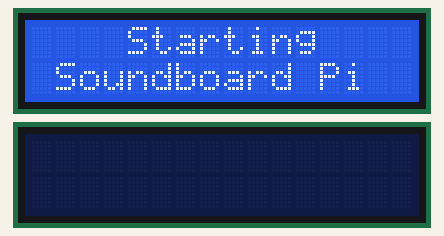
Simulated run of this program. Board: Raspberry Pi (BCM pin numbers). Parts: 2 × 16×2 character LCD. What the program prints to the terminal is not drawn.

Above: at 0.2 s.
At 3.5 s:
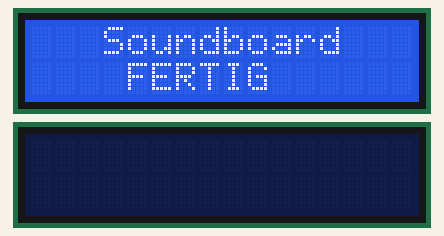
At 4.29 s:
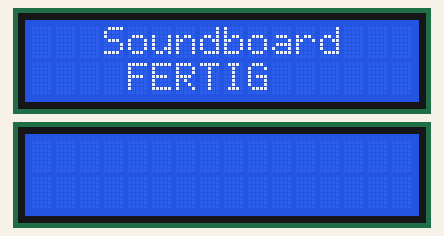

The program:

soundboard_template.py
```python
# The wiring for the LCD is as follows:
# 1 : GND
# 2 : 5V
# 3 : Contrast (0-5V)*
# 4 : RS (Register Select)
# 5 : R/W (Read Write)       - GROUND THIS PIN
# 6 : Enable or Strobe
# 7 : Data Bit 0             - NOT USED
# 8 : Data Bit 1             - NOT USED
# 9 : Data Bit 2             - NOT USED
# 10: Data Bit 3             - NOT USED
# 11: Data Bit 4
# 12: Data Bit 5
# 13: Data Bit 6
# 14: Data Bit 7
# 15: LCD Backlight +5V**
# 16: LCD Backlight GND

#import
import RPi.GPIO as GPIO
import pygame.mixer
import smbus
import time
import os

# Define GPIO to LCD mapping
LCD_RS = 7
LCD_E  = 8
LCD_D4 = 25
LCD_D5 = 24
LCD_D6 = 23
LCD_D7 = 18

# Define some device constants
LCD_WIDTH = 16    # Maximum characters per line
LCD_CHR = True
LCD_CMD = False

LCD_LINE_1 = 0x80 # LCD RAM address for the 1st line
LCD_LINE_2 = 0xC0 # LCD RAM address for the 2nd line

# Timing constants
E_PULSE = 0.0005
E_DELAY = 0.0005

# Sound Mixer
pygame.mixer.init(44100, -16, 1, 1024)
pygame.mixer.set_num_channels(72)

# Sound Files
soundChannels = [
  pygame.mixer.Channel(0),
  pygame.mixer.Channel(1),
  pygame.mixer.Channel(2),
  pygame.mixer.Channel(3),
  pygame.mixer.Channel(4),
  pygame.mixer.Channel(5),
  pygame.mixer.Channel(6),
  pygame.mixer.Channel(7),
  pygame.mixer.Channel(8),
  pygame.mixer.Channel(9),
  pygame.mixer.Channel(10),
  pygame.mixer.Channel(11),
  pygame.mixer.Channel(12),
  pygame.mixer.Channel(13),
  pygame.mixer.Channel(14),
  pygame.mixer.Channel(15),
  pygame.mixer.Channel(16),
  pygame.mixer.Channel(17),
  pygame.mixer.Channel(18),
  pygame.mixer.Channel(19),
  pygame.mixer.Channel(20),
  pygame.mixer.Channel(21),
  pygame.mixer.Channel(22),
  pygame.mixer.Channel(23),
  pygame.mixer.Channel(24),
  pygame.mixer.Channel(25),
  pygame.mixer.Channel(26),
  pygame.mixer.Channel(27),
  pygame.mixer.Channel(28),
  pygame.mixer.Channel(29),
  pygame.mixer.Channel(30),
  pygame.mixer.Channel(31),
  pygame.mixer.Channel(32),
  pygame.mixer.Channel(33),
  pygame.mixer.Channel(34),
  pygame.mixer.Channel(35),
  pygame.mixer.Channel(36),
  pygame.mixer.Channel(37),
  pygame.mixer.Channel(38),
  pygame.mixer.Channel(39),
  pygame.mixer.Channel(40),
  pygame.mixer.Channel(41),
  pygame.mixer.Channel(42),
  pygame.mixer.Channel(43),
  pygame.mixer.Channel(44),
  pygame.mixer.Channel(45),
  pygame.mixer.Channel(46),
  pygame.mixer.Channel(47),
  pygame.mixer.Channel(48),
  pygame.mixer.Channel(49),
  pygame.mixer.Channel(50),
  pygame.mixer.Channel(51),
  pygame.mixer.Channel(52),
  pygame.mixer.Channel(53),
  pygame.mixer.Channel(54),
  pygame.mixer.Channel(55),
  pygame.mixer.Channel(56),
  pygame.mixer.Channel(57),
  pygame.mixer.Channel(58),
  pygame.mixer.Channel(59),
  pygame.mixer.Channel(60),
  pygame.mixer.Channel(61),
  pygame.mixer.Channel(62),
  pygame.mixer.Channel(63),
  pygame.mixer.Channel(64),
  pygame.mixer.Channel(65),
  pygame.mixer.Channel(66),
  pygame.mixer.Channel(67),
  pygame.mixer.Channel(68),
  pygame.mixer.Channel(69),
  pygame.mixer.Channel(70),
  pygame.mixer.Channel(71)
]

sounds = [
  pygame.mixer.Sound("Mathemann_DrSchaedel_Lachen.wav"),
  pygame.mixer.Sound("CantinaBand_Text.wav"),
  pygame.mixer.Sound("PLACEHOLDER.wav"),
  pygame.mixer.Sound("PLACEHOLDER.wav"),
  pygame.mixer.Sound("PLACEHOLDER.wav"),
  pygame.mixer.Sound("PLACEHOLDER.wav"),
  pygame.mixer.Sound("PLACEHOLDER.wav"),
  pygame.mixer.Sound("PLACEHOLDER.wav"),
  pygame.mixer.Sound("PLACEHOLDER.wav"),
  pygame.mixer.Sound("PLACEHOLDER.wav"),
  pygame.mixer.Sound("PLACEHOLDER.wav"),
  pygame.mixer.Sound("PLACEHOLDER.wav"),
  pygame.mixer.Sound("PLACEHOLDER.wav"),
  pygame.mixer.Sound("PLACEHOLDER.wav"),
  pygame.mixer.Sound("PLACEHOLDER.wav"),
  pygame.mixer.Sound("PLACEHOLDER.wav"),
  pygame.mixer.Sound("PLACEHOLDER.wav"),
  pygame.mixer.Sound("PLACEHOLDER.wav"),
  pygame.mixer.Sound("PLACEHOLDER.wav"),
  pygame.mixer.Sound("PLACEHOLDER.wav"),
  pygame.mixer.Sound("PLACEHOLDER.wav"),
  pygame.mixer.Sound("PLACEHOLDER.wav"),
  pygame.mixer.Sound("PLACEHOLDER.wav"),
  pygame.mixer.Sound("PLACEHOLDER.wav"),
  pygame.mixer.Sound("Elektriker.wav"),
  pygame.mixer.Sound("Hundi.wav"),
  pygame.mixer.Sound("PitschiPopo.wav"),
  pygame.mixer.Sound("PLACEHOLDER.wav"),
  pygame.mixer.Sound("PLACEHOLDER.wav"),
  pygame.mixer.Sound("PLACEHOLDER.wav"),
  pygame.mixer.Sound("Ich bin eine Biene.wav"),
  pygame.mixer.Sound("Du wirst Gefickt.wav"),
  pygame.mixer.Sound("PLACEHOLDER.wav"),
  pygame.mixer.Sound("PLACEHOLDER.wav"),
  pygame.mixer.Sound("PLACEHOLDER.wav"),
  pygame.mixer.Sound("PLACEHOLDER.wav"),
  pygame.mixer.Sound("PLACEHOLDER.wav"),
  pygame.mixer.Sound("PLACEHOLDER.wav"),
  pygame.mixer.Sound("PLACEHOLDER.wav"),
  pygame.mixer.Sound("PLACEHOLDER.wav"),
  pygame.mixer.Sound("PLACEHOLDER.wav"),
  pygame.mixer.Sound("PLACEHOLDER.wav"),
  pygame.mixer.Sound("PLACEHOLDER.wav"),
  pygame.mixer.Sound("PLACEHOLDER.wav"),
  pygame.mixer.Sound("PLACEHOLDER.wav"),
  pygame.mixer.Sound("PLACEHOLDER.wav"),
  pygame.mixer.Sound("PLACEHOLDER.wav"),
  pygame.mixer.Sound("PLACEHOLDER.wav"),
  pygame.mixer.Sound("Queffi-OHO_1.wav"),
  pygame.mixer.Sound("Queffi-OHO_2.wav"),
  pygame.mixer.Sound("Queffi-NEIN.wav"),
  pygame.mixer.Sound("PLACEHOLDER.wav"),
  pygame.mixer.Sound("PLACEHOLDER.wav"),
  pygame.mixer.Sound("PLACEHOLDER.wav"),
  pygame.mixer.Sound("PLACEHOLDER.wav"),
  pygame.mixer.Sound("PLACEHOLDER.wav"),
  pygame.mixer.Sound("PLACEHOLDER.wav"),
  pygame.mixer.Sound("PLACEHOLDER.wav"),
  pygame.mixer.Sound("PLACEHOLDER.wav"),
  pygame.mixer.Sound("PLACEHOLDER.wav"),
  pygame.mixer.Sound("PLACEHOLDER.wav"),
  pygame.mixer.Sound("PLACEHOLDER.wav"),
  pygame.mixer.Sound("PLACEHOLDER.wav"),
  pygame.mixer.Sound("PLACEHOLDER.wav"),
  pygame.mixer.Sound("PLACEHOLDER.wav"),
  pygame.mixer.Sound("PLACEHOLDER.wav"),
  pygame.mixer.Sound("PLACEHOLDER.wav"),
  pygame.mixer.Sound("PLACEHOLDER.wav"),
  pygame.mixer.Sound("PLACEHOLDER.wav"),
  pygame.mixer.Sound("PLACEHOLDER.wav"),
  pygame.mixer.Sound("PLACEHOLDER.wav"),
  pygame.mixer.Sound("PLACEHOLDER.wav")
]

soundnames = [
  "Mathemann_DrSchaedel_Lachen",
  "CantinaBand_Text",
  "PLACEHOLDER",
  "PLACEHOLDER",
  "PLACEHOLDER",
  "PLACEHOLDER",
  "PLACEHOLDER",
  "PLACEHOLDER",
  "PLACEHOLDER",
  "PLACEHOLDER",
  "PLACEHOLDER",
  "PLACEHOLDER",
  "PLACEHOLDER",
  "PLACEHOLDER",
  "PLACEHOLDER",
  "PLACEHOLDER",
  "PLACEHOLDER",
  "PLACEHOLDER",
  "PLACEHOLDER",
  "PLACEHOLDER",
  "PLACEHOLDER",
  "PLACEHOLDER",
  "PLACEHOLDER",
  "PLACEHOLDER",
  "Elektriker",
  "Hundi",
  "PitschiPopo",
  "PLACEHOLDER",
  "PLACEHOLDER",
  "PLACEHOLDER",
  "Ich bin eine Biene",
  "Du wirst Gefickt",
  "PLACEHOLDER",
  "PLACEHOLDER",
  "PLACEHOLDER",
  "PLACEHOLDER",
  "PLACEHOLDER",
  "PLACEHOLDER",
  "PLACEHOLDER",
  "PLACEHOLDER",
  "PLACEHOLDER",
  "PLACEHOLDER",
  "PLACEHOLDER",
  "PLACEHOLDER",
  "PLACEHOLDER",
  "PLACEHOLDER",
  "PLACEHOLDER",
  "PLACEHOLDER",
  "Queffi-OHO_1",
  "Queffi-OHO_2",
  "Queffi-NEIN",
  "PLACEHOLDER",
  "PLACEHOLDER",
  "PLACEHOLDER",
  "PLACEHOLDER",
  "PLACEHOLDER",
  "PLACEHOLDER",
  "PLACEHOLDER",
  "PLACEHOLDER",
  "PLACEHOLDER",
  "PLACEHOLDER",
  "PLACEHOLDER",
  "PLACEHOLDER",
  "PLACEHOLDER",
  "PLACEHOLDER",
  "PLACEHOLDER",
  "PLACEHOLDER",
  "PLACEHOLDER",
  "PLACEHOLDER",
  "PLACEHOLDER",
  "PLACEHOLDER",
  "PLACEHOLDER"
]

bus = smbus.SMBus(1)
addr = 0x20

PORTS = [0x14, 0x13]
OUTPUTS = [0x01, 0x02, 0x04, 0x08]
INPUTS = [0x01, 0x02, 0x04, 0x08]
PROOUTPUT = 0x10
PROINPUTS = [0x01, 0x02, 0x04]
PROLEDS = [0x10, 0x20, 0x40]

def getstate(row):
  read = bus.read_byte_data(addr, row)
  return read

def setstate(row, data):
  bus.write_byte_data(0x20, row, data)
  return 0

def checkRemote():
    filepath = "command.txt"
    pro = ""
    index = 0
    if os.path.exists(filepath):
      datei = open(filepath)
      i = 0
      input = ["","",""]
      try:
        for line in datei:
          input[i] = line.rstrip()
          i = i + 1
          starten = False
          stoppen = False
          if input[0].rstrip() == "start":
            starten = True
          if input[0].rstrip() == "stop":
            stoppen = True
      except Exception:
        os.remove(filepath)
      pro = input[1].rstrip()
      index = input[2].rstrip()
      if starten == True:
        soundChannels[index + pro * 24].play(sounds[index + pro * 24])
      elif stoppen == True:
        soundChannels[index + pro * 24].stop()
      os.remove(filepath)


def main():
  # Main program block
  GPIO.setwarnings(False)
  GPIO.setmode(GPIO.BCM)       # Use BCM GPIO numbers
  GPIO.setup(LCD_E, GPIO.OUT)  # E
  GPIO.setup(LCD_RS, GPIO.OUT) # RS
  GPIO.setup(LCD_D4, GPIO.OUT) # DB4
  GPIO.setup(LCD_D5, GPIO.OUT) # DB5
  GPIO.setup(LCD_D6, GPIO.OUT) # DB6
  GPIO.setup(LCD_D7, GPIO.OUT) # DB7

  # Initialise display
  lcd_init()

  # Send some test
  lcd_string("    Starting",LCD_LINE_1)
  lcd_string(" Soundboard Pi",LCD_LINE_2)

  time.sleep(3) # 3 second delay

  print "Soundboard Ready."

  lcd_string("   Soundboard", LCD_LINE_1)
  lcd_string("    FERTIG", LCD_LINE_2)

  PROFILE = 0
  while True:
    INDEX = 0
    for L in OUTPUTS:
      setstate(PORTS[0], L + PROLEDS[PROFILE])
      input = hex(getstate(PORTS[1]))
      for C in INPUTS:
        if (input == hex(C)):
          soundChannels[INDEX + PROFILE * 24].play(sounds[INDEX + PROFILE * 24])
          INDEX = INDEX + 1
          setstate(PORTS[0], 0x00 + PROLEDS[PROFILE])
    setstate(PORTS[0], PROOUTPUT + PROLEDS[PROFILE])
    input = hex(getstate(PORTS[1]))
    if (input == hex(PROINPUTS[0])):
      PROFILE = 0
    if (input == hex(PROINPUTS[1])):
      PROFILE = 1
    if (input == hex(PROINPUTS[2])):
      PROFILE = 2
    setstate(PORTS[0], 0x00 + PROLEDS[PROFILE])
    checkRemote()

def lcd_init():
  # Initialise display
  lcd_byte(0x33,LCD_CMD) # 110011 Initialise
  lcd_byte(0x32,LCD_CMD) # 110010 Initialise
  lcd_byte(0x06,LCD_CMD) # 000110 Cursor move direction
  lcd_byte(0x0C,LCD_CMD) # 001100 Display On,Cursor Off, Blink Off
  lcd_byte(0x28,LCD_CMD) # 101000 Data length, number of lines, font size
  lcd_byte(0x01,LCD_CMD) # 000001 Clear display
  time.sleep(E_DELAY)

def lcd_byte(bits, mode):
  # Send byte to data pins
  # bits = data
  # mode = True  for character
  #        False for command

  GPIO.output(LCD_RS, mode) # RS

  # High bits
  GPIO.output(LCD_D4, False)
  GPIO.output(LCD_D5, False)
  GPIO.output(LCD_D6, False)
  GPIO.output(LCD_D7, False)
  if bits&0x10==0x10:
    GPIO.output(LCD_D4, True)
  if bits&0x20==0x20:
    GPIO.output(LCD_D5, True)
  if bits&0x40==0x40:
    GPIO.output(LCD_D6, True)
  if bits&0x80==0x80:
    GPIO.output(LCD_D7, True)

  # Toggle 'Enable' pin
  lcd_toggle_enable()

  # Low bits
  GPIO.output(LCD_D4, False)
  GPIO.output(LCD_D5, False)
  GPIO.output(LCD_D6, False)
  GPIO.output(LCD_D7, False)
  if bits&0x01==0x01:
    GPIO.output(LCD_D4, True)
  if bits&0x02==0x02:
    GPIO.output(LCD_D5, True)
  if bits&0x04==0x04:
    GPIO.output(LCD_D6, True)
  if bits&0x08==0x08:
    GPIO.output(LCD_D7, True)

  # Toggle 'Enable' pin
  lcd_toggle_enable()

def lcd_toggle_enable():
  # Toggle enable
  time.sleep(E_DELAY)
  GPIO.output(LCD_E, True)
  time.sleep(E_PULSE)
  GPIO.output(LCD_E, False)
  time.sleep(E_DELAY)

def lcd_string(message,line):
  # Send string to display

  message = message.ljust(LCD_WIDTH," ")

  lcd_byte(line, LCD_CMD)

  for i in range(LCD_WIDTH):
    lcd_byte(ord(message[i]),LCD_CHR)

if __name__ == '__main__':

  try:
    main()
  except KeyboardInterrupt:
    pass
  finally:
    lcd_byte(0x01, LCD_CMD)
    GPIO.cleanup()
```

Measured:
- what the display in image 0 shows lasts 3.0 s, from 0.1 s to 3.1 s
- what the display in image 1 shows lasts 0.7 s, from 3.4 s to 4.1 s
